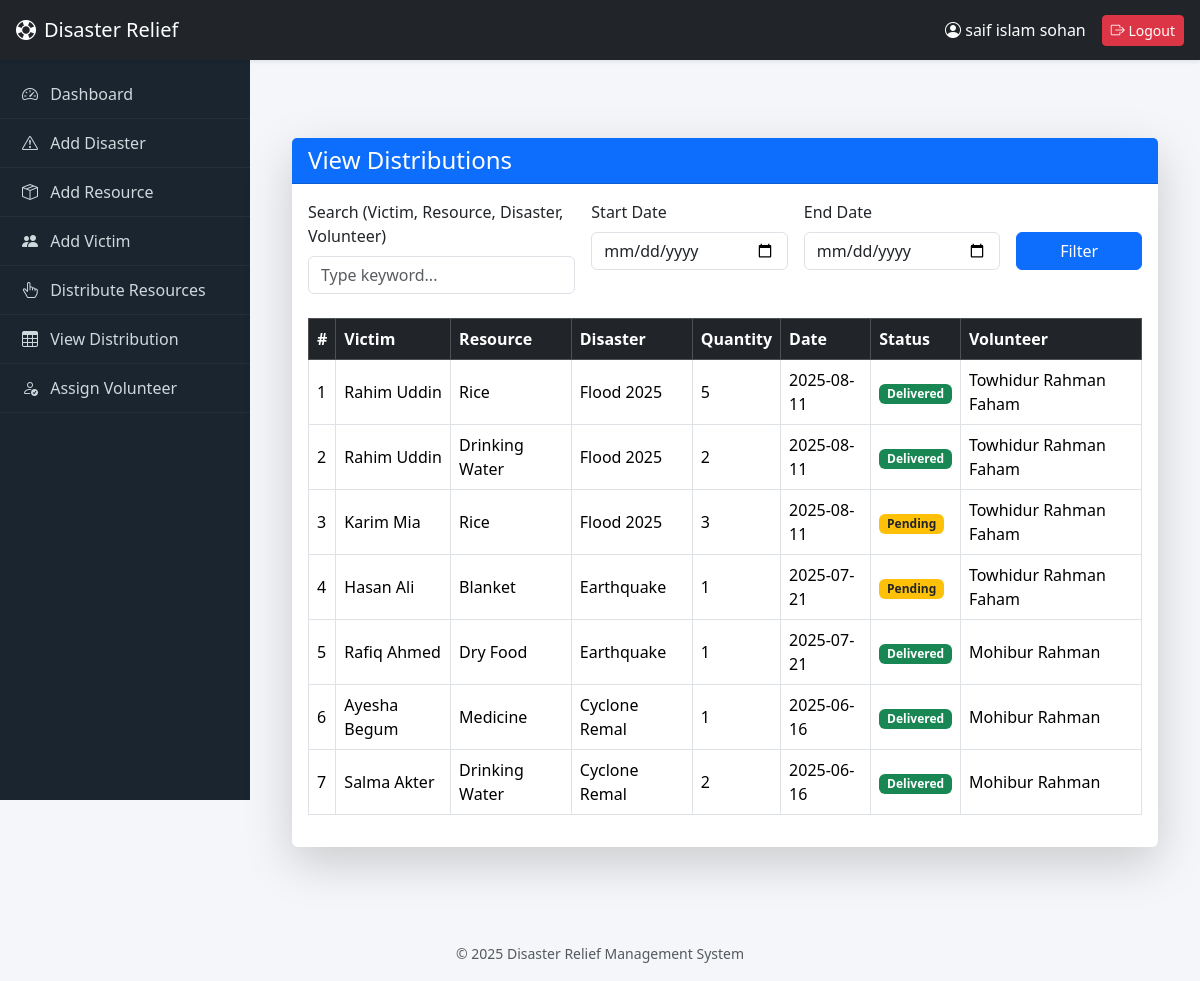
/view_distribution.php (signed in), run on the app's committed database.
### tables this page shows
CREATE TABLE `distribution` (
  `id` int(11) NOT NULL,
  `victim_id` int(11) DEFAULT NULL,
  `resource_id` int(11) DEFAULT NULL,
  `quantity_given` int(11) DEFAULT NULL,
  `date` date DEFAULT NULL,
  `status` enum('Pending','Delivered') DEFAULT 'Pending',
  `volunteer_id` int(11) DEFAULT NULL
);

CREATE TABLE `victims` (
  `id` int(11) NOT NULL,
  `disaster_id` int(11) DEFAULT NULL,
  `name` varchar(100) DEFAULT NULL,
  `age` int(11) DEFAULT NULL,
  `contact` varchar(50) DEFAULT NULL,
  `address` varchar(255) DEFAULT NULL
);

CREATE TABLE `resources` (
  `id` int(11) NOT NULL,
  `name` varchar(100) DEFAULT NULL,
  `quantity` int(11) DEFAULT NULL,
  `description` varchar(255) DEFAULT NULL
);

CREATE TABLE `disasters` (
  `id` int(11) NOT NULL,
  `name` varchar(100) DEFAULT NULL,
  `location` varchar(150) DEFAULT NULL,
  `severity` varchar(50) DEFAULT NULL,
  `date` date DEFAULT NULL
);

CREATE TABLE `users` (
  `id` int(11) NOT NULL,
  `name` varchar(100) DEFAULT NULL,
  `email` varchar(100) DEFAULT NULL,
  `password` varchar(255) DEFAULT NULL,
  `role` enum('admin','volunteer') DEFAULT 'volunteer'
);

### view_distribution.php (the view, shortened to what this page needs)
<?php
include 'header.php';
include 'config.php';
$search = $_GET['search'] ?? '';
$start_date = $_GET['start'] ?? '';
$end_date   = $_GET['end'] ?? '';
$sql = "
SELECT d.id, v.name AS victim_name, r.name AS resource_name, d.quantity_given, d.date,
       d.status, u.name AS volunteer_name, dis.name AS disaster_name
FROM distribution d
LEFT JOIN victims v ON d.victim_id = v.id
LEFT JOIN resources r ON d.resource_id = r.id
LEFT JOIN users u ON d.volunteer_id = u.id
LEFT JOIN disasters dis ON v.disaster_id = dis.id
WHERE 1=1
";
$sql .= " ORDER BY d.date DESC";
$result = mysqli_query($conn, $sql);
?>
<div class="container mt-5">
    <div class="card shadow-lg border-0 mb-4">
        <div class="card-header bg-primary text-white">
            <h4 class="mb-0">View Distributions</h4>
        </div>
        <div class="card-body">
            <form class="row g-3 mb-4" method="GET">
                <div class="col-md-4">
                    <label class="form-label">Search (Victim, Resource, Disaster, Volunteer)</label>
                    <input type="text" name="search" class="form-control" placeholder="Type keyword..."
                        value="<?= $search ?>">
                </div>
                <div class="col-md-3">
                    <label class="form-label">Start Date</label>
                    <input type="date" name="start" class="form-control" value="<?= $start_date ?>">
                </div>
                <div class="col-md-3">
                    <label class="form-label">End Date</label>
                    <input type="date" name="end" class="form-control" value="<?= $end_date ?>">
                </div>
                <div class="col-md-2">
                    <label class="form-label d-block">&nbsp;</label>
                    <button class="btn btn-primary w-100">Filter</button>
                </div>
            </form>
            <div class="table-responsive">
                <table class="table table-bordered table-hover align-middle">
                    <thead class="table-dark">
                        <tr>
                            <th>#</th>
                            <th>Victim</th>
                            <th>Resource</th>
                            <th>Disaster</th>
                            <th>Quantity</th>
                            <th>Date</th>
                            <th>Status</th>
                            <th>Volunteer</th>
                        </tr>
                    </thead>
                    <tbody>
                        <?php
                        if (mysqli_num_rows($result) > 0):
                            $sl = 1;
                            while ($row = mysqli_fetch_assoc($result)):
                        ?>
                        <tr>
                            <td><?= $sl++ ?></td>
                            <td><?= $row['victim_name'] ?></td>
                            <td><?= $row['resource_name'] ?></td>
                            <td><?= $row['disaster_name'] ?></td>
                            <td><?= $row['quantity_given'] ?></td>
                            <td><?= $row['date'] ?></td>
                            <td>
                                <?php if ($row['status'] == "Delivered"): ?>
                                    <span class="badge bg-success">Delivered</span>
                                <?php else: ?>
                                    <span class="badge bg-warning text-dark">Pending</span>
                                <?php endif; ?>
                            </td>
                            <td><?= $row['volunteer_name'] ?></td>
                        </tr>
                        <?php endwhile; else: ?>
                        <tr>
                            <td colspan="8" class="text-center text-muted">No records found...</td>
                        </tr>
                        <?php endif; ?>
                    </tbody>
                </table>
            </div>
        </div>
    </div>
</div>
<?php include 'footer.php'; ?>

### header.php (style rules this page uses)
:root { --navbar-height: 60px; --sidebar-width: 250px; }
body { background: #f4f6f9; margin: 0; padding: 0; }

### data on the page
distribution: victim.name "Rahim Uddin", resource.name "Rice", disasters.name "Flood 2025", quantity_given "5", date "2025-08-11", status "Delivered", volunteer.name "Towhidur Rahman Faham"
distribution: victim.name "Rahim Uddin", resource.name "Drinking Water", disasters.name "Flood 2025", quantity_given "2", date "2025-08-11", status "Delivered", volunteer.name "Towhidur Rahman Faham"
distribution: victim.name "Karim Mia", resource.name "Rice", disasters.name "Flood 2025", quantity_given "3", date "2025-08-11", status "Pending", volunteer.name "Towhidur Rahman Faham"
distribution: victim.name "Hasan Ali", resource.name "Blanket", disasters.name "Earthquake", quantity_given "1", date "2025-07-21", status "Pending", volunteer.name "Towhidur Rahman Faham"
distribution: victim.name "Rafiq Ahmed", resource.name "Dry Food", disasters.name "Earthquake", quantity_given "1", date "2025-07-21", status "Delivered", volunteer.name "Mohibur Rahman"
distribution: victim.name "Ayesha Begum", resource.name "Medicine", disasters.name "Cyclone Remal", quantity_given "1", date "2025-06-16", status "Delivered", volunteer.name "Mohibur Rahman"
distribution: victim.name "Salma Akter", resource.name "Drinking Water", disasters.name "Cyclone Remal", quantity_given "2", date "2025-06-16", status "Delivered", volunteer.name "Mohibur Rahman"

### other printed values
$name "saif islam sohan"
